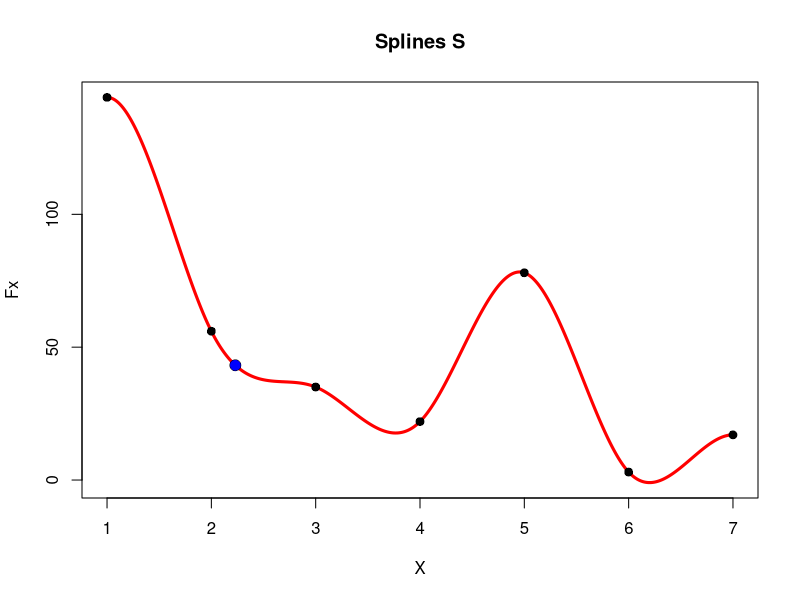

The R script that drew this image:

##EJEMPLO DATOS

m<-c(1,2,3,4,5,6,7)
n<-c(144,56,35,22,78,3,17)
A=cbind(m,n)

#Se necesita de una matriz "datos" que incluya dos columnas.
#Una columna con valores de x ,y otra columna con sus respectivos f(x)
#Se necesitan adem?s como argumentos un valor de x  ,y la derivada de los
#extremos del intervalo (da,db)
spline_SG=function(datos,xs,da,db){
  x=datos[,1]
  fx=datos[,2]
  n=nrow(datos)-1
  a=fx
  h=matrix(0,n,1)
  VECTOR=seq(x[1],x[length(x)],0.001)
  VECTOR2=c()
  
  for (i in 1:n) {
    h[i]=(x[i+1]-x[i])}
  A=matrix(0,n+1,n+1)
  A[1,1]=2*h[1]
  A[1,2]=h[1]
  A[n+1,n+1]=2*h[n]
  A[n+1,n]=h[n]
  F=(matrix(0,n+1,1))
  
  for (i in 2:n) {
    A[i,i-1]=h[i-1]
    A[i,i]=2*(h[i-1]+h[i])
    A[i,i+1]=h[i]
    F[i]=3*((a[i+1]-a[i])/h[i])-3*((a[i]-a[i-1])/h[i-1])}
  F[1]=3*(a[2]-a[1])/h[1]-3*da
  F[n+1]=3*db-3*(a[n+1]-a[n])/h[n]
  print(A) ;print(F)
  c=solve(A)%*%F
  c[is.nan(c)]=0
  d=matrix(0,n,1)
  b=d
  for (i in 1:n) {
    d[i]=(c[i+1]-c[i])/(3*h[i])
    b[i]=(a[i+1]-a[i])/h[i]-h[i]*(2*c[i]+c[i+1])/3 }
  for (r in 1:length(VECTOR)) {
    for (i in 1:n) {
      if (x[i]<=VECTOR[r] & x[i+1]>=VECTOR[r]){
        s=i }}
    
    rs=a[s]+b[s]*(VECTOR[r]-x[s])+c[s]*(VECTOR[r]-x[s])^2+d[s]*(VECTOR[r]-x[s])^3
    coef=matrix(c(a[1:n],b,c[1:n],d),ncol = 4,byrow = FALSE)
    
    VECTOR2=c(VECTOR2,rs)
  
  }
  for (i in 1:n) {
    if (x[i]<=xs & x[i+1]>=xs){
      s=i }}
  
  ys=a[s]+b[s]*(xs-x[s])+c[s]*(xs-x[s])^2+d[s]*(xs-x[s])^3
  Y=c(ys,a[s],b[s],c[s],d[s])
  names(Y)=c("X","a","b","c","d")
  print(Y)
  dev.new()
  plot(VECTOR,VECTOR2,type = "l",xlab = "X",ylab = "Fx",col="red",lwd=3,main = "Splines S") 
  points(x,fx,pch = 21,cex=1.1,lwd=0.5,bg="black")
  points(xs,ys,pch = 21,cex=1.5,lwd=0.5,bg="blue")
}
#Como resultado nos genera un gr?fico en el cual nos da el polinomio obtenido de la 
#interpolaci?n con extremos condicionados y la ubicacion del valor requerido

spline_SG(A,2.23,1,0)